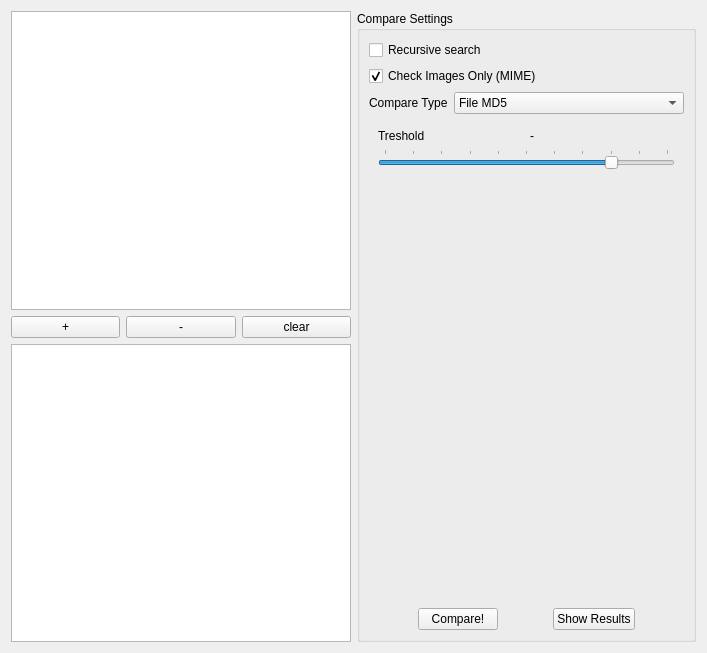
<?xml version="1.0" encoding="UTF-8"?>
<ui version="4.0">
 <class>WorkPage</class>
 <widget class="QWidget" name="WorkPage">
  <property name="geometry">
   <rect>
    <x>0</x>
    <y>0</y>
    <width>707</width>
    <height>653</height>
   </rect>
  </property>
  <layout class="QHBoxLayout" name="horizontalLayout_4">
   <item>
    <layout class="QVBoxLayout" name="verticalLayout">
     <item>
      <widget class="QTreeView" name="dirTree"/>
     </item>
     <item>
      <layout class="QHBoxLayout" name="_6">
       <item>
        <widget class="QPushButton" name="insertDir">
         <property name="text">
          <string>+</string>
         </property>
        </widget>
       </item>
       <item>
        <widget class="QPushButton" name="removeDir">
         <property name="text">
          <string>-</string>
         </property>
        </widget>
       </item>
       <item>
        <widget class="QPushButton" name="clearDir">
         <property name="text">
          <string>clear</string>
         </property>
        </widget>
       </item>
      </layout>
     </item>
     <item>
      <widget class="QListWidget" name="dirList"/>
     </item>
    </layout>
   </item>
   <item>
    <layout class="QVBoxLayout" name="_5">
     <item>
      <widget class="QGroupBox" name="groupBox">
       <property name="title">
        <string>Compare Settings</string>
       </property>
       <layout class="QVBoxLayout" name="verticalLayout_3">
        <item>
         <widget class="QCheckBox" name="recursiveCheck">
          <property name="text">
           <string>Recursive search</string>
          </property>
         </widget>
        </item>
        <item>
         <widget class="QCheckBox" name="mimeFilterImages">
          <property name="text">
           <string>Check Images Only (MIME)</string>
          </property>
          <property name="checked">
           <bool>true</bool>
          </property>
         </widget>
        </item>
        <item>
         <layout class="QHBoxLayout" name="_4">
          <item>
           <widget class="QLabel" name="label">
            <property name="sizePolicy">
             <sizepolicy hsizetype="Fixed" vsizetype="Fixed">
              <horstretch>0</horstretch>
              <verstretch>0</verstretch>
             </sizepolicy>
            </property>
            <property name="text">
             <string>Compare Type</string>
            </property>
           </widget>
          </item>
          <item>
           <widget class="QComboBox" name="compareType">
            <item>
             <property name="text">
              <string>File MD5</string>
             </property>
            </item>
            <item>
             <property name="text">
              <string>Color Histograms</string>
             </property>
            </item>
            <item>
             <property name="text">
              <string>Image Only</string>
             </property>
            </item>
            <item>
             <property name="text">
              <string>Metadata Only</string>
             </property>
            </item>
            <item>
             <property name="text">
              <string>Byte-to-Byte</string>
             </property>
            </item>
           </widget>
          </item>
         </layout>
        </item>
        <item>
         <widget class="QWidget" name="tresholdLayout" native="true">
          <layout class="QVBoxLayout" name="_7">
           <item>
            <layout class="QHBoxLayout" name="_2">
             <item>
              <widget class="QLabel" name="tresholdLabel">
               <property name="text">
                <string>Treshold</string>
               </property>
              </widget>
             </item>
             <item>
              <widget class="QLabel" name="tresholdValue">
               <property name="text">
                <string>-</string>
               </property>
              </widget>
             </item>
            </layout>
           </item>
           <item>
            <widget class="QSlider" name="tresholdHistogramDiffSlider">
             <property name="maximum">
              <number>100</number>
             </property>
             <property name="value">
              <number>80</number>
             </property>
             <property name="orientation">
              <enum>Qt::Horizontal</enum>
             </property>
             <property name="tickPosition">
              <enum>QSlider::TicksAbove</enum>
             </property>
             <property name="tickInterval">
              <number>10</number>
             </property>
            </widget>
           </item>
          </layout>
         </widget>
        </item>
        <item>
         <spacer name="verticalSpacer">
          <property name="orientation">
           <enum>Qt::Vertical</enum>
          </property>
          <property name="sizeHint" stdset="0">
           <size>
            <width>20</width>
            <height>40</height>
           </size>
          </property>
         </spacer>
        </item>
        <item>
         <layout class="QHBoxLayout" name="_3">
          <item>
           <spacer name="horizontalSpacer">
            <property name="orientation">
             <enum>Qt::Horizontal</enum>
            </property>
            <property name="sizeHint" stdset="0">
             <size>
              <width>40</width>
              <height>20</height>
             </size>
            </property>
           </spacer>
          </item>
          <item>
           <widget class="QPushButton" name="workButton">
            <property name="text">
             <string>Compare!</string>
            </property>
           </widget>
          </item>
          <item>
           <spacer name="horizontalSpacer_3">
            <property name="orientation">
             <enum>Qt::Horizontal</enum>
            </property>
            <property name="sizeHint" stdset="0">
             <size>
              <width>40</width>
              <height>20</height>
             </size>
            </property>
           </spacer>
          </item>
          <item>
           <widget class="QPushButton" name="resultsButton">
            <property name="text">
             <string>Show Results</string>
            </property>
           </widget>
          </item>
          <item>
           <spacer name="horizontalSpacer_2">
            <property name="orientation">
             <enum>Qt::Horizontal</enum>
            </property>
            <property name="sizeHint" stdset="0">
             <size>
              <width>40</width>
              <height>20</height>
             </size>
            </property>
           </spacer>
          </item>
         </layout>
        </item>
       </layout>
      </widget>
     </item>
    </layout>
   </item>
  </layout>
 </widget>
 <resources/>
 <connections/>
</ui>
